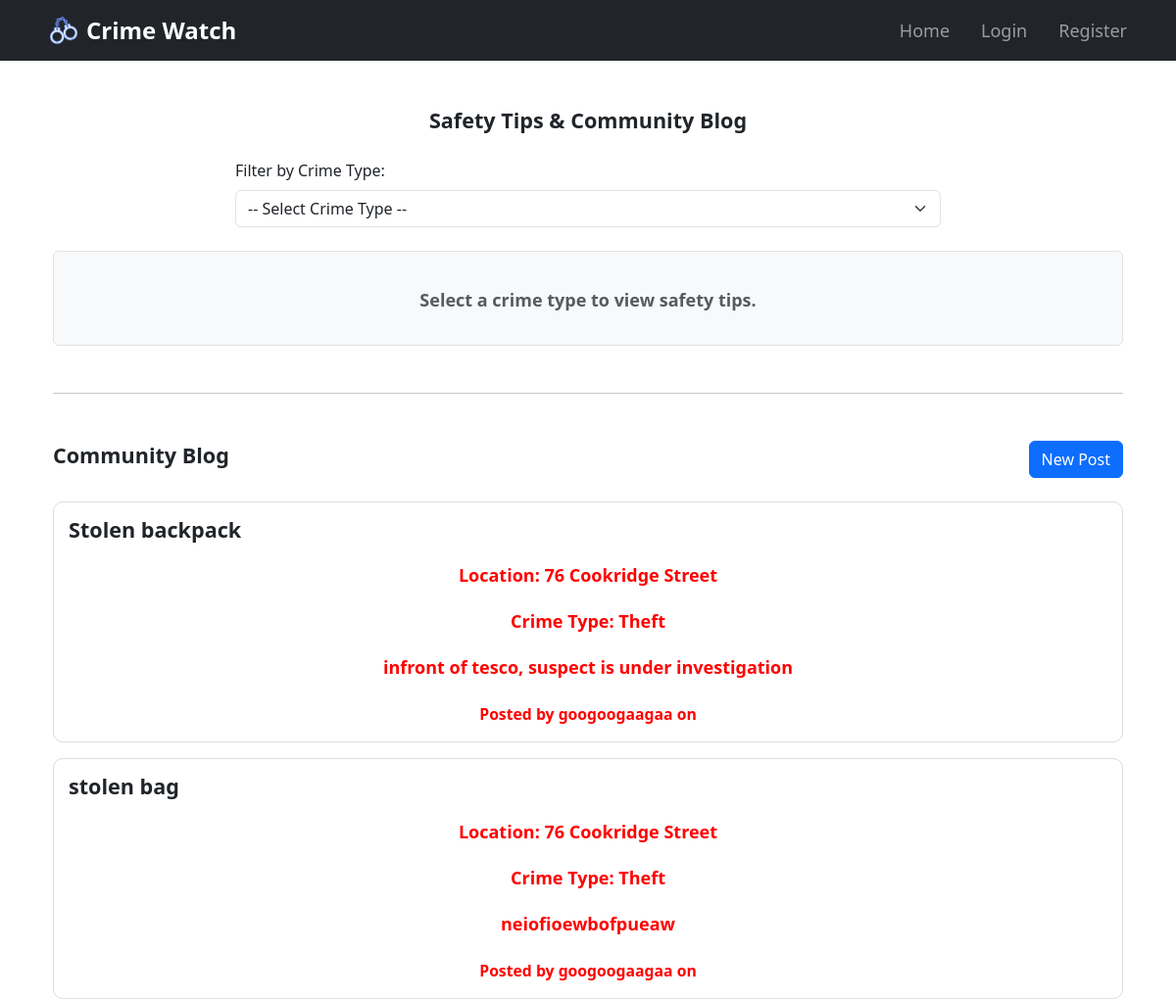
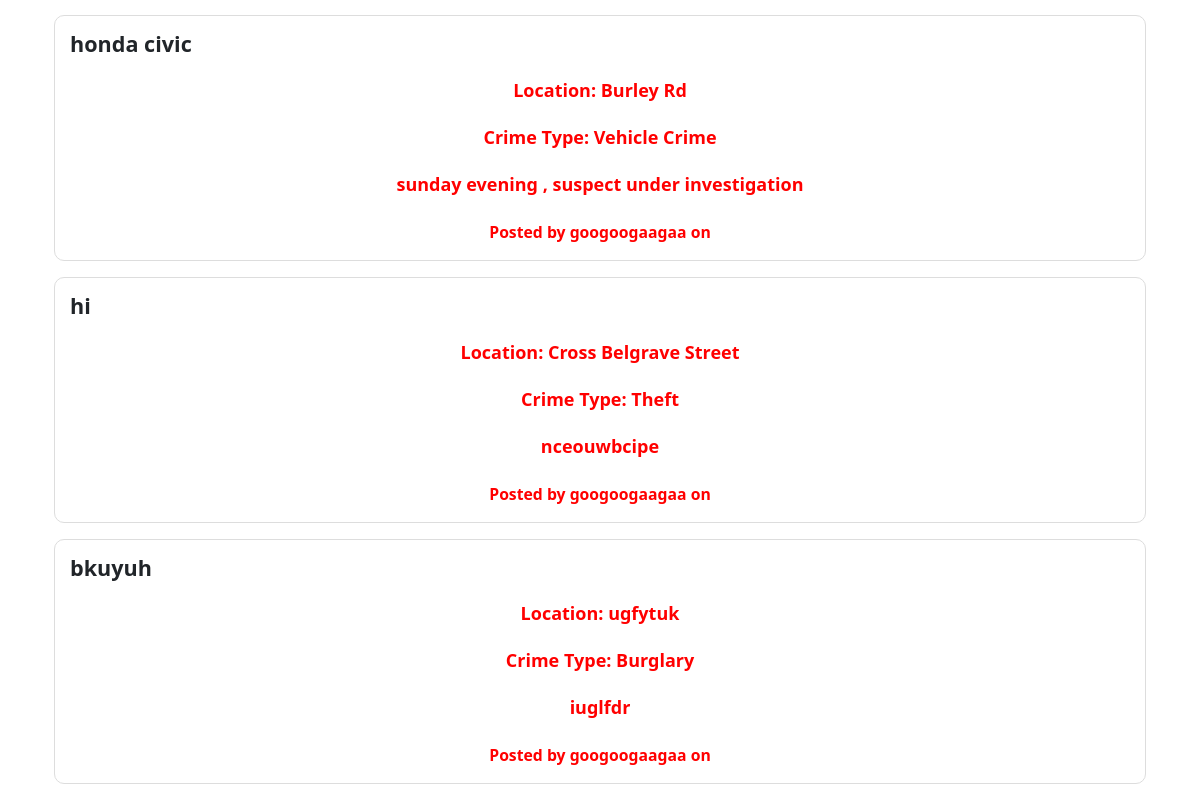
Page /blog/blog (signed in) on the committed database (2 pictures, top to bottom).
### app/models.py (models this page shows, shortened)
class BlogPost(db.Model):
    __tablename__ = 'blog_post'
    id = db.Column(db.Integer, primary_key=True)
    title = db.Column(db.String(150), nullable=False)
    location = db.Column(db.String(150), nullable=False)
    description = db.Column(db.Text, nullable=False)
    crime_type = db.Column(db.String(50), nullable=False)
    created_by = db.Column(db.Integer, db.ForeignKey('user.id'), nullable=False)
    author = db.relationship('User', backref='blog_posts', lazy=True)  # Ensure correct backref here

class User(UserMixin, db.Model):
    id = db.Column(db.Integer, primary_key=True)
    username = db.Column(db.String(150), nullable=False, unique=True)
    email = db.Column(db.String(150), nullable=False, unique=True)
    password = db.Column(db.String(150), nullable=False)
    phone_number = db.Column(db.String(20))
    home_address = db.Column(db.String(255))
    work_address = db.Column(db.String(255))
    emergency_contact = db.Column(db.String(150))
    bookmarked_locations = db.Column(db.String(500))  # Can store multiple locations as a string
    notification_radius = db.Column(db.Float, default=1.0)  # Radius in km
    crime_preferences = db.Column(db.String(500), nullable=True, default="")  # Default value is an empty string

### app/views.py (the view, shortened to what this page needs)
@blog.route('/blog', methods=['GET', 'POST'])
@login_required
def blog_page():
    crime_filter = request.args.get('crime_type')
    if crime_filter:
        posts = BlogPost.query.filter_by(crime_type=crime_filter).all()
    else:
        posts = BlogPost.query.all()
    print(f"Posts: {posts}")  # Debugging: Check if posts are being retrieved
    return render_template('blog.html', posts=posts)

### app/templates/blog.html (shortened to what this page needs)
{% extends "base.html" %}
{% block content %}
<div class="container mt-5">
    <h2 class="text-center mb-4">Safety Tips & Community Blog</h2>
    <div class="row justify-content-center mb-4">
        <div class="col-md-8">
            <form>
                <label for="crime_type" class="form-label">Filter by Crime Type:</label>
                <select id="crime_type" name="crime_type" class="form-select" onchange="showTipsAndPosts()">
                    <option value="">-- Select Crime Type --</option>
                </select>
            </form>
        </div>
    </div>
    <div id="safety-tips" class="mt-4 p-3 border rounded bg-light">
        <p class="text-muted">Select a crime type to view safety tips.</p>
    </div>
    <hr class="my-5">
    <div class="d-flex justify-content-between align-items-center mb-4">
        <h3>Community Blog</h3>
        <button type="button" class="btn btn-primary" data-bs-toggle="modal" data-bs-target="#postCrimeModal">
            New Post
        </button>
    </div>
    <div id="blog-posts" class="mt-4">
        {% if posts %}
            {% for post in posts %}
            <div class="card mb-3">
                <div class="card-body">
                    <h5 class="card-title">{{ post.title }}</h5>
                    <p class="card-text"><strong>Location:</strong> {{ post.location }}</p>
                    <p class="card-text"><strong>Crime Type:</strong> {{ post.crime_type }}</p>
                    <p class="card-text">{{ post.description }}</p>
                    <p class="card-text"><small>Posted by {{ post.author.username if post.author else 'Unknown' }} on {{ post.created_at }}</small></p>
                </div>
            </div>
            {% endfor %}
        {% else %}
            <p class="text-muted">No blog posts available. Create the first post!</p>
        {% endif %}
    </div>
</div>
{% endblock %}

### app/templates/base.html (shortened to what this page needs)
<!DOCTYPE html>
<html lang="en">
    <head>
        <link href="https://cdn.jsdelivr.net/npm/bootstrap@5.3.0/dist/css/bootstrap.min.css" rel="stylesheet">
        <link rel="stylesheet" href="https://cdnjs.cloudflare.com/ajax/libs/font-awesome/5.15.4/css/all.min.css">
        <link rel="stylesheet" href="https://unpkg.com/leaflet@1.7.1/dist/leaflet.css" />
        <link rel="stylesheet" href="https://unpkg.com/leaflet-control-geocoder/dist/Control.Geocoder.css" />
        <link rel="stylesheet" href="{{ url_for('static', filename='styles.css') }}">
    </head>
<body>
    <nav class="navbar navbar-expand-lg navbar-dark bg-dark">
        <div class="container">
            <a class="navbar-brand d-flex align-items-center" href="{{ url_for('views.home') }}" style="font-size: 1.5rem;">
                <img src="{{ url_for('static', filename='Icon.png') }}" alt="App Icon" width="30" height="30" class="me-2">
                Crime Watch
            </a>
            <div class="collapse navbar-collapse" id="navbarNav">
                <ul class="navbar-nav ms-auto">
                    <li class="nav-item">
                        <a class="nav-link" href="{{ url_for('views.home') }}">Home</a>
                    </li>
                    {% if user and user.is_authenticated %}
                        <li class="nav-item">
                            <a class="nav-link" href="{{ url_for('views.dashboard') }}">Dashboard</a>
                        </li>
                        <li class="nav-item">
                            <a class="nav-link" href="{{ url_for('blog.blog_page') }}">Blog</a>
                        </li>
                        <li class="nav-item">
                            <a class="nav-link" href="{{ url_for('auth.logout') }}">Logout</a>
                        </li>
                    {% else %}
                        <li class="nav-item">
                            <a class="nav-link" href="{{ url_for('auth.login') }}">Login</a>
                        </li>
                        <li class="nav-item">
                            <a class="nav-link" href="{{ url_for('auth.register') }}">Register</a>
                        </li>
                    {% endif %}
                </ul>
            </div>
        </div>
    </nav>
    <main class="container my-4">
        {% block content %}{% endblock %}
    </main>
</body>
</html>

### app/static/styles.css (style rules this page uses)
p { color: #ff0000; font-weight: bold; text-align: center; margin-top: 20px; }
nav { display: flex; justify-content: space-around; background-color: #333; padding: 1rem; }
nav ul { list-style: none; display: flex; gap: 1rem; }
nav a { color: white; text-decoration: none; padding: 0.5rem; border-radius: 5px; }
.navbar-brand { font-size: 1.8rem; font-weight: bold; }
body { font-size: 18px; }
h1, h2, h3, h4, h5, h6 { font-size: larger; font-weight: bold; }
button { font-size: 16px; }
.navbar-nav .nav-link { font-size: 18px; }
label, input, select, textarea { font-size: 16px; }
.card { border: 1px solid #ddd; border-radius: 10px; }
.card-body { padding: 15px; }

### rows in the picture
BlogPost: title "Stolen backpack", location "76 Cookridge Street", crime_type "Theft", description "infront of tesco, suspect is under investigation", author "googoogaagaa"
BlogPost: title "stolen bag", location "76 Cookridge Street", crime_type "Theft", description "neiofioewbofpueaw", author "googoogaagaa"
BlogPost: title "honda civic", location "Burley Rd", crime_type "Vehicle Crime", description "sunday evening , suspect under investigation", author "googoogaagaa"
BlogPost: title "hi", location "Cross Belgrave Street", crime_type "Theft", description "nceouwbcipe", author "googoogaagaa"
BlogPost: title "bkuyuh", location "ugfytuk", crime_type "Burglary", description "iuglfdr", author "googoogaagaa"
